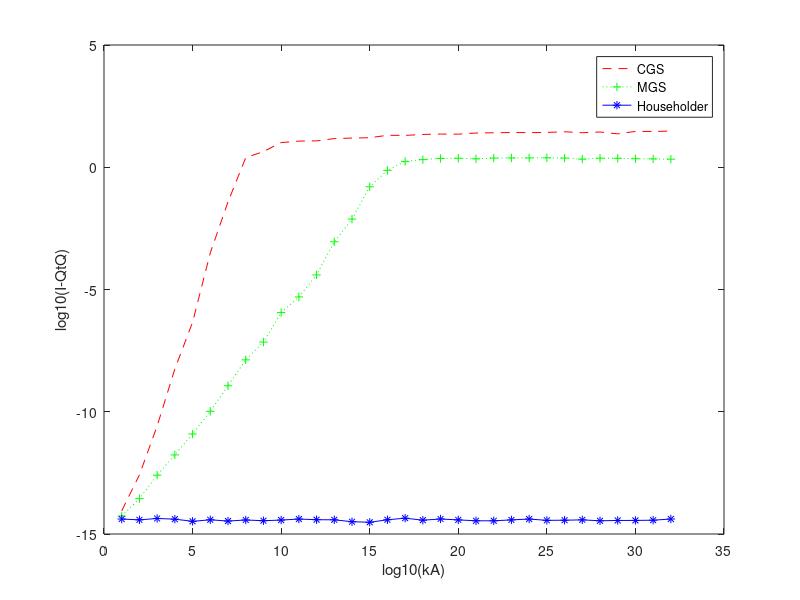

This figure's MATLAB source:

function Test2
    clc
    
    function [Q,R]=cgs(A,n)
        for j=1:n
            v=A(:,j);
            for i=1:j-1
                q=Q(:,i);
                R(i,j)=dot(q,A(:,j));
                v=v-q*R(i,j);
            end
            R(j,j)=norm(v);
            Q(:,j)=v/R(j,j);
        end
    end

    function [Q,R]=mgs(A,n)
        V4=A;
        for i=1:n
            R(i,i)=norm(V4(:,i));
            q=V4(:,i)/R(i,i);
            Q(:,i)=q;
            for j=i+1:n
                R(i,j)=dot(q,V4(:,j));
                V4(:,j)=V4(:,j)-q*R(i,j);
            end
        end
     end 

    m=80;
    n=m/2;
    ncy=32;
    [U2,X1]=qr(randn(m));
    U=U2(:,1:n);
    [V,X2]=qr(randn(n));
       
    D(n,n)=0.;
    KX(ncy)=0.;
    ER(ncy)=0.;
    ER_HH(ncy)=0.0;


for kcy=1:ncy
 
    KA=10^kcy;
    AL=log10(KA)/(n-1);
    KX(kcy)=log10(KA);
    ER(kcy)=log10(KX(kcy));

    for i=1:n
        d(i)=10^(AL*(i-1));
        D(i,i)=d(i);
    end

    A=U*D*V';
   
    [QC,RC]=cgs(A,n);
    ER_CGS(kcy)=log10(norm(eye(n)-QC'*QC,'fro'));
    
    [QM,RM]=mgs(A,n);
    ER_MGS(kcy)=log10(norm(eye(n)-QM'*QM,'fro'));
    
    [Q2,R]=qr(A);
    Q=Q2(:,1:n);
    ER_HH(kcy)=log10(norm(eye(n)-Q'*Q,'fro'))
end

    KX;
    ER_CGS;
    ER_MGS;
    ER_HH;
    
    plot(KX,ER_CGS,'r--')
    hold on
    plot(KX,ER_MGS,'g:+')
    hold on
    plot(KX,ER_HH,'b-*')
    xlabel('log10(kA)')
    ylabel('log10(I-QtQ)')
    legend('CGS','MGS','Householder')
    
end
    

